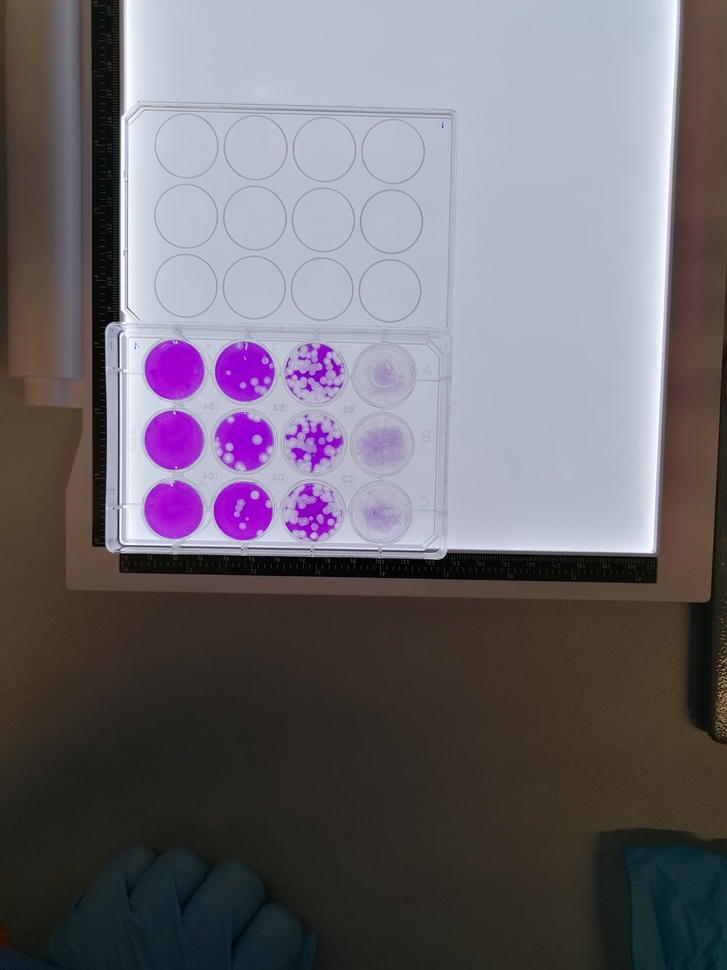
#> input picture data/raw/Brisbane/Plate_1.jpg, 727 x 970 px, shrunk from 3000 x 4000 before the run; its folder holds only this picture in this run
$ python crop_plates.py   (older library calls are emulated)
#> lines starting #> are read from the running program, lines starting #| are printed output that depends on the picture; after the words box and inside, x2 and y2 are one past the last pixel; in counts of white or black regions, pixels touching at a corner belong together
from pathlib import Path
import cv2
import numpy as np
import os
import sys

# -------------------- Global parameters --------------------
ROOT = os.path.abspath(os.path.join(os.path.dirname(__file__), "../../"))
sys.path.insert(0, ROOT)

SRC_ROOT = Path(os.path.join(ROOT, "data", "raw"))
DST_ROOT = Path(os.path.join(ROOT, "data", "cropped_data"))
IMAGE_EXTS = {".jpg", ".jpeg", ".png", ".tif", ".tiff", ".bmp", ".webp"}

# Ring-template matching
RING_SCALES    = [0.035, 0.045, 0.055, 0.065]
RING_THICK_FR  = 0.18
RING_THRESH    = 0.38
MIN_RING_COUNT = 6

# Color (HSV) thresholds for purple/magenta wells
SAT_MIN = 50
VAL_MIN = 40
HUE_RANGES = [(120, 170), (0, 10)]

# HoughCircles
WELL_MIN_R_FR = 0.02
WELL_MAX_R_FR = 0.18
HOUGH_DP       = 1.2
HOUGH_MIN_DIST = 0.08
HOUGH_PARAM1   = 120
HOUGH_PARAM2   = 25

# --- BBox / Padding Rules (ADJUSTED FOR LOOSER CROP) ---
# PAD_FRAC is the extra empty space added relative to image size
PAD_FRAC = 0.01
# ASPECT ratios for a 12-well plate
ASPECT_MIN, ASPECT_MAX = 0.9, 1.9
MAX_AREA_FRAC = 1.0

# --- NEW: acceptance + fallback ---
MIN_WELLS_FOR_CONFIDENT = 10
# Fallback rect (x_frac, y_frac, w_frac, h_frac) (if there is an error on the first crop)
FALLBACK_RECT_DEFAULT = (0.14, 0.56, 0.66, 0.36)
# Increased fallback padding to prevent tight cuts on failed detections
FALLBACK_PAD_FRAC = 0.05

# If the crop keeps at least this fraction (75%) of the original area,
# we assume the image is already cropped and we do not crop further.
NO_CROP_MIN_AREA_RATIO = 0.75
# -----------------------------------------------------------

def ensure_dir(p: Path):
    p.mkdir(parents=True, exist_ok=True)

def clip(a, lo, hi):
    return max(lo, min(hi, a))

def expand_box(x, y, w, h, pad, W, H):
    """
    Expands the bounding box by 'pad' pixels on all sides,
    clipping to image boundaries.
    """
    x1 = clip(int(x - pad), 0, W-1)
    y1 = clip(int(y - pad), 0, H-1)

    # x2 and y2 calculation based on original w, h
    x2 = clip(int(x + w + pad), 0, W-1)
    y2 = clip(int(y + h + pad), 0, H-1)

    return x1, y1, x2 - x1, y2 - y1

def valid_bbox(w, h, W, H):
    ar = w / (h + 1e-6)
    area = w * h
    return (ASPECT_MIN <= ar <= ASPECT_MAX) and (area < MAX_AREA_FRAC * W * H)

# ---------- Detectors ----------

def make_ring_template(radius, thickness):
    R = int(round(radius))
    T = max(1, int(round(thickness)))
    yy, xx = np.mgrid[-R:R+1, -R:R+1]
    rr = np.sqrt(xx*xx + yy*yy)
    ring = ((rr >= (R - T)) & (rr <= (R + T))).astype(np.float32)
    ring = cv2.GaussianBlur(ring, (0,0), sigmaX=R*0.15 + 0.5)
    ring = ring - ring.mean()
    ring /= (ring.std() + 1e-6)
    return ring

def nms_peaks(res, thr, radius):
    mask = (res >= thr).astype(np.uint8)
    if mask.sum() == 0:
        return []
    k = max(3, int(radius*0.75)//2*2+1)
    dil = cv2.dilate(res, np.ones((k,k), np.uint8))
    peaks = (res == dil) & (res >= thr) & (mask > 0)
    ys, xs = np.where(peaks)
    return list(zip(xs, ys))

def detect_ring(gray):
    """Return (bbox, count) or (None, 0)."""
    H, W = gray.shape
    clahe = cv2.createCLAHE(clipLimit=3.0, tileGridSize=(8,8))
    g = clahe.apply(gray)
    gx = cv2.Sobel(g, cv2.CV_32F, 1, 0, ksize=3)
    gy = cv2.Sobel(g, cv2.CV_32F, 0, 1, ksize=3)
    mag = cv2.magnitude(gx, gy)
    mag = cv2.normalize(mag, None, 0, 1, cv2.NORM_MINMAX)

    centers, radii = [], []
    for fr in RING_SCALES:
        rad = max(8, int(min(H, W) * fr))
        tmpl = make_ring_template(rad, rad * RING_THICK_FR)
        res = cv2.matchTemplate(mag, tmpl, cv2.TM_CCOEFF_NORMED)
        for x, y in nms_peaks(res, RING_THRESH, rad):
            centers.append((x+rad, y+rad))
            radii.append(rad)

    count = len(centers)
    if count < MIN_RING_COUNT:
        return None, 0

    xs = np.array([c[0] for c in centers])
    ys = np.array([c[1] for c in centers])
    r  = np.mean(radii)

    # BBox around CENTERS
    x, y = int(xs.min()), int(ys.min())
    x2, y2 = int(xs.max()), int(ys.max())

    # --- FIX FOR SHARPNESS ---
    # Previous logic used max(r, global_pad).
    # New logic: Pad = Radius (to reach edge) + 20% Radius (plastic rim) + Global Buffer
    pad = int(r * 1.2) + int(PAD_FRAC * min(H, W))

    x, y, w, h = expand_box(x, y, x2-x, y2-y, pad, W, H)
    if not valid_bbox(w,h,W,H):
        return None, 0
    return (x,y,w,h), count

def detect_purple(img):
    H, W = img.shape[:2]
    hsv = cv2.cvtColor(img, cv2.COLOR_BGR2HSV)
    mask_total = np.zeros((H,W), dtype=np.uint8)
    for lo_h, hi_h in HUE_RANGES:
        lower = np.array([lo_h, SAT_MIN, VAL_MIN], dtype=np.uint8)
        upper = np.array([hi_h, 255, 255], dtype=np.uint8)
        mask_total = cv2.bitwise_or(mask_total, cv2.inRange(hsv, lower, upper))

    mask = cv2.medianBlur(mask_total, 5)
    kernel = np.ones((7,7), np.uint8)
    mask = cv2.morphologyEx(mask, cv2.MORPH_CLOSE, kernel, iterations=2)
    mask = cv2.morphologyEx(mask, cv2.MORPH_OPEN, kernel, iterations=1)

    contours, _ = cv2.findContours(mask, cv2.RETR_EXTERNAL, cv2.CHAIN_APPROX_SIMPLE)
    if not contours:
        return None, 0

    minR = max(8, int(min(H, W) * WELL_MIN_R_FR))
    good = []
    radii = []
    for cnt in contours:
        area = cv2.contourArea(cnt)
        if area < np.pi*minR*minR*0.4:
            continue
        perim = cv2.arcLength(cnt, True)
        if perim == 0:
            continue
        circularity = 4*np.pi*area/(perim*perim)
        if circularity < 0.6:
            continue
        (cx, cy), rad = cv2.minEnclosingCircle(cnt)
        good.append((cx,cy,rad))
        radii.append(rad)

    if not good:
        return None, 0

    xs = np.array([g[0] for g in good])
    ys = np.array([g[1] for g in good])
    r  = np.mean(radii) if radii else minR

    x, y = int(xs.min()), int(ys.min())
    x2, y2 = int(xs.max()), int(ys.max())

    # --- FIX FOR SHARPNESS ---
    # Ensure we cover the radius + extra buffer
    pad = int(r * 1.2) + int(PAD_FRAC * min(H, W))

    x, y, w, h = expand_box(x, y, x2-x, y2-y, pad, W, H)
    if not valid_bbox(w,h,W,H):
        return None, 0
    return (x,y,w,h), len(good)

def detect_hough(gray):
    H, W = gray.shape
    clahe = cv2.createCLAHE(clipLimit=3.0, tileGridSize=(8,8))
    g = clahe.apply(gray)
    g = cv2.medianBlur(g, 5)

    minR = max(8, int(min(H, W) * WELL_MIN_R_FR))
    maxR = int(min(H, W) * WELL_MAX_R_FR)

    circles = cv2.HoughCircles(
        g, cv2.HOUGH_GRADIENT, dp=HOUGH_DP, minDist=int(min(H, W)*HOUGH_MIN_DIST),
        param1=HOUGH_PARAM1, param2=HOUGH_PARAM2, minRadius=minR, maxRadius=maxR
    )
    if circles is None:
        return None, 0
    circles = np.uint16(np.around(circles[0]))
    cnt = len(circles)
    if cnt < 4:
        return None, 0

    xs = circles[:,0]
    ys = circles[:,1]
    r = circles[:,2].mean()

    x, y = int(xs.min()), int(ys.min())
    x2, y2 = int(xs.max()), int(ys.max())

    # --- FIX FOR SHARPNESS ---
    pad = int(r * 1.2) + int(PAD_FRAC * min(H, W))

    x, y, w, h = expand_box(x, y, x2-x, y2-y, pad, W, H)
    if not valid_bbox(w,h,W,H):
        return None, 0
    return (x,y,w,h), cnt

def detect_edges(gray):
    # This detector doesn't have a concept of "wells" or "radius",
    # so we just increase the global padding
    H, W = gray.shape
    g = cv2.GaussianBlur(gray, (5,5), 0)
    edges = cv2.Canny(g, 50, 150)
    edges = cv2.dilate(edges, np.ones((5,5), np.uint8), iterations=1)

    contours, _ = cv2.findContours(edges, cv2.RETR_EXTERNAL, cv2.CHAIN_APPROX_SIMPLE)
    if not contours:
        return None
    best = None
    best_score = -1
    for cnt in contours:
        x,y,w,h = cv2.boundingRect(cnt)
        if not valid_bbox(w,h,W,H):
            continue
        score = w*h
        if score > best_score:
            best_score = score
            best = (x,y,w,h)
    if best is None:
        return None

    # Increase padding for edge fallback as well
    pad = int(0.08 * min(W,H))
    x,y,w,h = expand_box(*best, pad, W, H)
    return (x,y,w,h)

# ---------- Main Decision ----------

def find_plate_bbox_and_count(img):
    H, W = img.shape[:2]
    gray = cv2.cvtColor(img, cv2.COLOR_BGR2GRAY)

    # 1) Ring-template
    bbox, count = detect_ring(gray)
    if bbox is not None and count >= MIN_WELLS_FOR_CONFIDENT:
        return bbox, count

    # 2) Color
    bbox, count = detect_purple(img)
    if bbox is not None and count >= MIN_WELLS_FOR_CONFIDENT:
        return bbox, count

    # 3) Hough
    bbox, count = detect_hough(gray)
    if bbox is not None and count >= MIN_WELLS_FOR_CONFIDENT:
        return bbox, count

    # 4) Edges
    bbox = detect_edges(gray)
    if bbox is not None:
        return bbox, 0

    return (0,0,W,H), 0

def crop_with_fallback(img, calibrated_rect_norm=None):
    H, W = img.shape[:2]
    bbox, count = find_plate_bbox_and_count(img)

    x, y, w, h = bbox

    # --- NO-OP CROPPING LOGIC ---
    # If the detected crop is almost the full image, assume it's already cropped.
    full_area = W * H
    crop_area = w * h
    if full_area > 0:
        area_ratio = crop_area / full_area
    else:
        area_ratio = 1.0

    if area_ratio >= NO_CROP_MIN_AREA_RATIO:
        # Do not modify the image; keep previous calibration if any.
        return img, calibrated_rect_norm, True

    if count >= MIN_WELLS_FOR_CONFIDENT:
        # Confident detection
        rect_norm = (x/W, y/H, w/W, h/H)
        return img[y:y+h, x:x+w], rect_norm, True

    # Fallback
    if calibrated_rect_norm is None:
        fx, fy, fw, fh = FALLBACK_RECT_DEFAULT
    else:
        fx, fy, fw, fh = calibrated_rect_norm

    x = int(fx * W)
    y = int(fy * H)
    w = int(fw * W)
    h = int(fh * H)

    # Make fallback padding bigger too
    pad = int(FALLBACK_PAD_FRAC * min(W, H))
    x, y, w, h = expand_box(x, y, w, h, pad, W, H)

    return img[y:y+h, x:x+w], calibrated_rect_norm, False

def process_folder(src_root: Path, dst_root: Path):
    """
    Crop all the plates images found inside this folder

    return False if some images failed detection
    """

    files = [p for p in src_root.rglob("*") if p.suffix.lower() in IMAGE_EXTS]
    if not files:
        print(f"No images found under {src_root}")
        return

    ensure_dir(dst_root)

    calibrated_rect_norm = None

    #Create a list to store filenames that failed detection
    fallback_list = []

    for src in files:
        rel = src.relative_to(src_root)
        dst = dst_root / rel
        ensure_dir(dst.parent)

        img = cv2.imread(str(src), cv2.IMREAD_COLOR)
        if img is None:
            print(f"Skip unreadable: {src}")
            continue

        cropped, learned_rect, confident = crop_with_fallback(img, calibrated_rect_norm)

        if confident:
            calibrated_rect_norm = learned_rect
        else:
            #Add the file to the list if not confident
            fallback_list.append(rel)

        if cv2.imwrite(str(dst), cropped):
            tag = "detected" if confident else "fallback"
            print(f"Saved ({tag}): {dst}")
        else:
            print(f"Failed to save: {dst}")

    # Print Summary
    print("\n" + "="*50)
    if fallback_list:
        print(f"SUMMARY (CROP PLATE): {len(files) - len(fallback_list)}/{len(files)} images SUCCESSFULLY cropped !")
        print(f"  => {len(fallback_list)} image(s) crop are not confident and need to be checked mannually:")
        for f in fallback_list:
            print(f"  [X] {f}")
        print("="*50 + "\n")
        return False
    else:
        print("SUMMARY (CROP PLATE): Perfect run! All images were confidently detected.")
        print("="*50 + "\n")
        return True


def main():
    ensure_dir(DST_ROOT)
    process_folder(SRC_ROOT, DST_ROOT)
#> in process_folder, img is the input picture: shape (970, 727, 3); mean B, G, R 111.8, 104.6, 109.4
#> in detect_ring, `g = clahe.apply(gray)`:
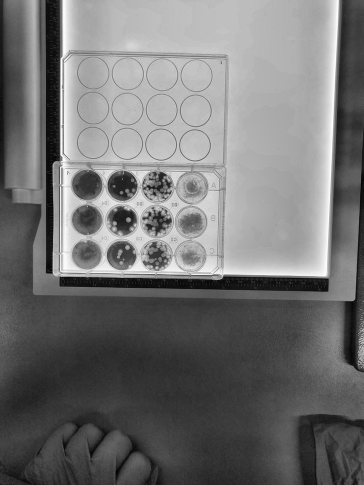
#> g: shape (970, 727) (shown at 1/2 size); min 0, max 255, mean 114.4
#> in detect_ring, `gx = cv2.Sobel(g, cv2.CV_32F, 1, 0, ksize=3)`:
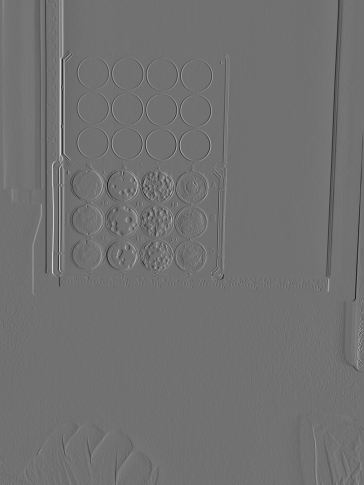
#> gx: shape (970, 727) float32 (shown at 1/2 size); min -689, max 859, mean 0.1; drawn with min black and max white
#> in detect_ring, `gy = cv2.Sobel(g, cv2.CV_32F, 0, 1, ksize=3)`:
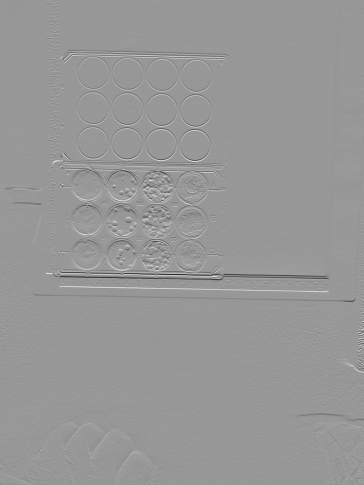
#> gy: shape (970, 727) float32 (shown at 1/2 size); min -860, max 584, mean -0.9; drawn with min black and max white
#> the loop in detect_ring, `for fr in RING_SCALES:` made 4 passes
#> pass 3, in detect_ring, `res = cv2.matchTemplate(mag, tmpl, cv2.TM_CCOEFF_NORMED)`:
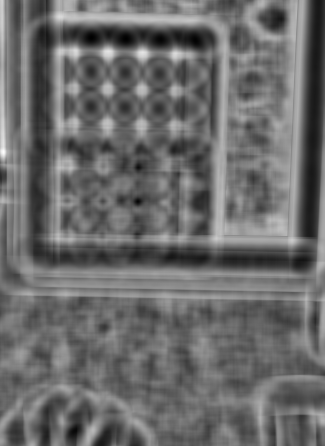
#> res: shape (892, 649) float32 (shown at 1/2 size); min -0.321, max 0.479, mean 0.0161; drawn with min black and max white
#> after the loop in detect_ring, `for fr in RING_SCALES:`: centers = 46 pairs, first value 29 to 432, second value 41 to 937; radii = 46 values from 25 to 39
#> in detect_ring, `count = len(centers)`: count = 46
#> in detect_ring, `xs = np.array([c[0] for c in centers])`: xs = 46 values, max 432 at index 9, min 29 at index 0, mean 197
#> in detect_ring, `ys = np.array([c[1] for c in centers])`: ys = 46 values, max 937 at index 42, min 41 at index 0, mean 299.9
#> in detect_ring, `r  = np.mean(radii)`: r = 28.5
#> in detect_ring, `x, y = int(xs.min()), int(ys.min())`: x = 29; y = 41
#> in detect_ring, `x2, y2 = int(xs.max()), int(ys.max())`: x2 = 432; y2 = 937
#> in detect_ring, `pad = int(r * 1.2) + int(PAD_FRAC * min(H, W))`: pad = 41
#> in expand_box, `x1 = clip(int(x - pad), 0, W-1)`: x1 = 0
#> in expand_box, `x2 = clip(int(x + w + pad), 0, W-1)`: x2 = 473
#> in expand_box, `y2 = clip(int(y + h + pad), 0, H-1)`: y2 = 969
#> in detect_ring, `x, y, w, h = expand_box(x, y, x2-x, y2-y, pad, W, H)`: x = 0; w = 473; h = 969
#> in valid_bbox, `ar = w / (h + 1e-6)`: ar = 0.488
#> in valid_bbox, `area = w * h`: area = 458337
#> in find_plate_bbox_and_count, `bbox, count = detect_ring(gray)`: count = 0
#> the loop in detect_purple, `for lo_h, hi_h in HUE_RANGES:` made 2 passes
#> pass 1, in detect_purple, `mask_total = cv2.bitwise_or(mask_total, cv2.inRange(hsv, lower, upper))`:
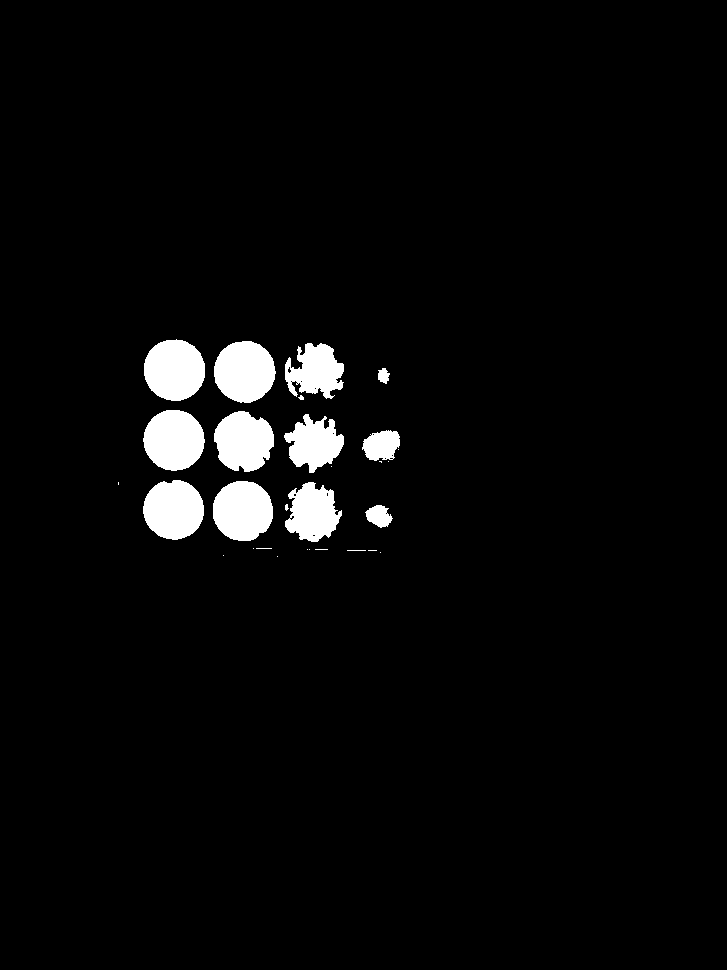
#> mask_total: shape (970, 727); 3.6% white; 29 white regions (16 under 20 px), largest, box (x1, y1, x2, y2) and area: (214, 341, 276, 403) 2979, (144, 339, 205, 401) 2978, (143, 410, 205, 471) 2933
#> in detect_purple, `contours, _ = cv2.findContours(mask, cv2.RETR_EXTERNAL, cv2.CHAIN_APPR..`: contours = 15 contours; largest, box (x1, y1, x2, y2) and area: (143, 340, 344, 541) 26338, (660, 0, 712, 562) 17302, (133, 574, 501, 600) 6036, (286, 483, 340, 541) 2320, (8, 168, 48, 253) 1660
#> the loop in detect_purple, `for cnt in contours:` made 15 passes
#> (area, perim, circularity) on passes 1, 3, 4, 8, 10, 11, 12, 14: (400.5, 106.9, 0.441), (6036, 774.6, 0.126), (423, 102.6, 0.505), (1303, 248.6, 0.265), (768.5, 147.2, 0.446), (389, 112.1, 0.389), (26338, 1151.2, 0.25), (1660, 246.3, 0.344)
#> after the loop in detect_purple, `for cnt in contours:`: good = [(263.5, 661.5, 14.58), (378, 516.5, 12.78), (311, 511.8, 29.56), (381.8, 444.6, 19.33)]; radii = [14.58, 12.78, 29.56, 19.33]
#> in detect_purple, `xs = np.array([g[0] for g in good])`: xs = [263.5, 378, 311, 381.8]
#> in detect_purple, `ys = np.array([g[1] for g in good])`: ys = [661.5, 516.5, 511.8, 444.6]
#> in detect_purple, `r  = np.mean(radii) if radii else minR`: r = 19.06
#> in detect_purple, `x, y = int(xs.min()), int(ys.min())`: x = 263; y = 444
#> in detect_purple, `x2, y2 = int(xs.max()), int(ys.max())`: x2 = 381; y2 = 661
#> in detect_purple, `pad = int(r * 1.2) + int(PAD_FRAC * min(H, W))`: pad = 29
#> in detect_purple, `x, y, w, h = expand_box(x, y, x2-x, y2-y, pad, W, H)`: x = 234; y = 415; w = 176; h = 275
#> in detect_hough, `circles = cv2.HoughCircles( g, cv2.HOUGH_GRADIENT, dp=HOUGH_DP, minDis..`: circles = 51 rows, first 8: [201, 445.8, 108.2], [250.2, 215.4, 126.7], [275.4, 418.2, 77.84], [348.6, 478.2, 79.16], [415.8, 448.2, 105.6], [319.8, 331.8, 109.5], [250.2, 276.6, 122.7], [364.2, 397.8, 81.8]
#> in detect_hough, `circles = np.uint16(np.around(circles[0]))`: circles = 51 rows, first 8: [201, 446, 108], [250, 215, 127], [275, 418, 78], [349, 478, 79], [416, 448, 106], [320, 332, 110], [250, 277, 123], [364, 398, 82]
#> in detect_hough, `cnt = len(circles)`: cnt = 51
#> in detect_hough, `xs = circles[:,0]`: xs = 51 values, max 617 at index 33, min 31 at index 48, mean 291.2
#> in detect_hough, `ys = circles[:,1]`: ys = 51 values, max 943 at index 44, min 37 at index 48, mean 397.3
#> in detect_hough, `r = circles[:,2].mean()`: r = 84.94
#> in detect_hough, `x, y = int(xs.min()), int(ys.min())`: x = 31; y = 37
#> in detect_hough, `x2, y2 = int(xs.max()), int(ys.max())`: x2 = 617; y2 = 943
#> in detect_hough, `pad = int(r * 1.2) + int(PAD_FRAC * min(H, W))`: pad = 108
#> in detect_hough, `x, y, w, h = expand_box(x, y, x2-x, y2-y, pad, W, H)`: x = 0; w = 725; h = 969
#> in detect_edges, `edges = cv2.dilate(edges, np.ones((5,5), np.uint8), iterations=1)`:
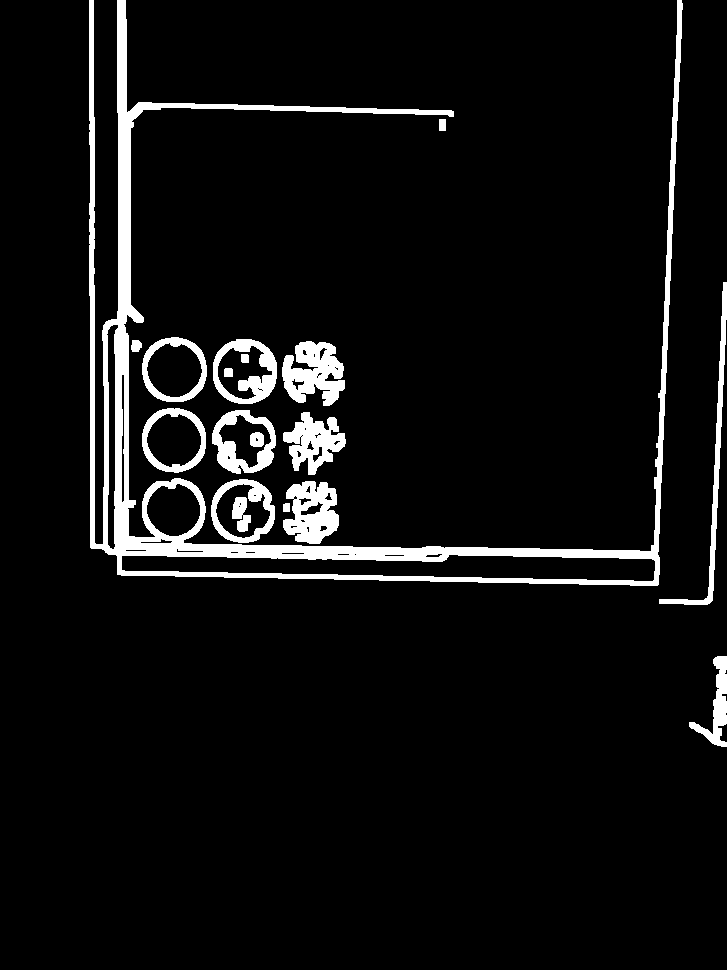
#> edges: shape (970, 727); 6.4% white; 18 white regions
#> in detect_edges, `contours, _ = cv2.findContours(edges, cv2.RETR_EXTERNAL, cv2.CHAIN_APP..`: contours = 14 contours; largest, box (x1, y1, x2, y2) and area: (89, 0, 683, 586) 36802, (142, 337, 207, 402) 3328, (213, 339, 277, 404) 3313, (142, 408, 206, 473) 3268, (211, 479, 275, 543) 3176
#> the loop in detect_edges, `for cnt in contours:` made 14 passes
#> (x, y, w, h, ar in valid_bbox, area in valid_bbox, score, best_score) on passes 4, 7, 11, 14: (211, 479, 64, 64, 1, 4096, 4096, 4096), (142, 408, 64, 65, 0.985, 4160, 4160, 4160), (142, 337, 65, 65, 1, 4225, 4225, 4225), (89, 0, 594, 586, 1.01, 348084, 348084, 348084)
#> after the loop in detect_edges, `for cnt in contours:`: best_score = 348084
#> in detect_edges, `x,y,w,h = expand_box(*best, pad, W, H)`: x = 31; w = 695; h = 644
#> in find_plate_bbox_and_count, `bbox = detect_edges(gray)`: bbox = (31, 0, 695, 644)
#> in crop_with_fallback, `bbox, count = find_plate_bbox_and_count(img)`: count = 0
#> in crop_with_fallback, `x, y, w, h = bbox`: x = 31; y = 0; w = 695; h = 644
#> in crop_with_fallback, `crop_area = w * h`: crop_area = 447580
#> in crop_with_fallback, `area_ratio = crop_area / full_area`: area_ratio = 0.635
#> in process_folder, `cropped, learned_rect, confident = crop_with_fallback(img, calibrated_..`:
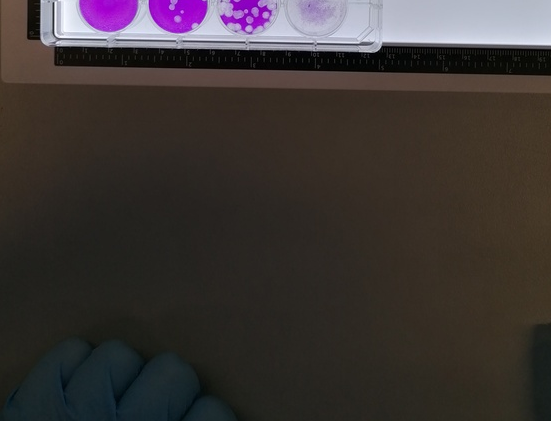
#> cropped: shape (421, 551, 3); mean B, G, R 52.2, 53.3, 60.3
#> in process_folder, `cropped, learned_rect, confident = crop_with_fallback(img, calibrated_..`: confident = False
#> in process_folder, `tag = "detected" if confident else "fallback"`: tag = 'fallback'
#| Saved (fallback): data/cropped_data/Brisbane/Plate_1.jpg

if __name__ == "__main__":
    main()
